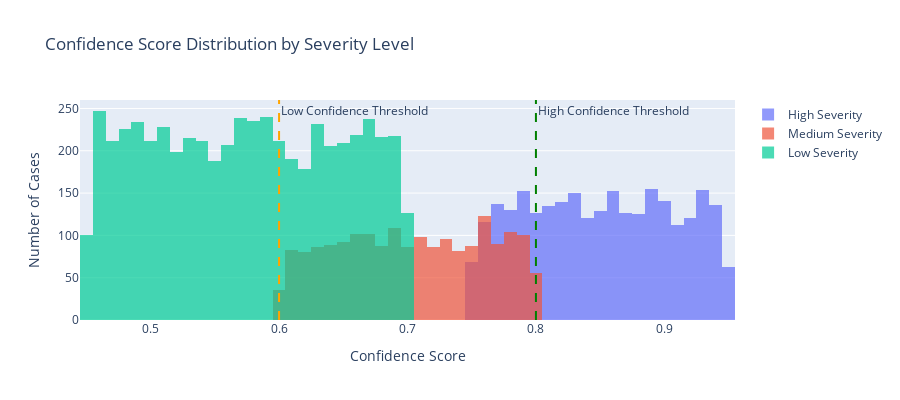

The code cell stored with this chart in its notebook:
### Code cell
if df is not None:
    # Visualize confidence distribution
    fig = go.Figure()
    
    for severity in ['high', 'medium', 'low']:
        severity_data = df[df['severity'] == severity]['confidence_score']
        fig.add_trace(go.Histogram(
            x=severity_data,
            name=f'{severity.title()} Severity',
            opacity=0.7,
            nbinsx=30
        ))
    
    fig.add_vline(x=0.6, line_dash="dash", line_color="orange", 
                  annotation_text="Low Confidence Threshold")
    fig.add_vline(x=0.8, line_dash="dash", line_color="green",
                  annotation_text="High Confidence Threshold")
    
    fig.update_layout(
        title="Confidence Score Distribution by Severity Level",
        xaxis_title="Confidence Score",
        yaxis_title="Number of Cases",
        barmode='overlay',
        height=400
    )
    
    fig.show()
    
    print("\n💡 Clinical Workflow Integration:")
    print("  - High Confidence (≥0.8): AI recommendation can assist rapid triage")
    print("  - Medium Confidence (0.6-0.8): AI provides suggestions; clinician reviews")
    print("  - Low Confidence (<0.6): Flag for senior clinician review ⚠️")
    print("  - This prevents over-reliance on uncertain AI predictions")

### Figure 1 — Plotly figure (JSON) as saved in the notebook; plotly's stock layout.template omitted (floating-point values rounded to 4 significant figures; data arrays with more than 128 entries replaced by an {"elided": "..."} marker saying what was removed)
{"data": [{"name": "High Severity", "nbinsx": 30, "opacity": 0.7, "type": "histogram", "x": {"elided": "2690 float values"}}, {"name": "Medium Severity", "nbinsx": 30, "opacity": 0.7, "type": "histogram", "x": {"elided": "1874 float values"}}, {"name": "Low Severity", "nbinsx": 30, "opacity": 0.7, "type": "histogram", "x": {"elided": "5436 float values"}}], "layout": {"annotations": [{"showarrow": false, "text": "Low Confidence Threshold", "x": 0.6, "xanchor": "left", "xref": "x", "y": 1, "yanchor": "top", "yref": "y domain"}, {"showarrow": false, "text": "High Confidence Threshold", "x": 0.8, "xanchor": "left", "xref": "x", "y": 1, "yanchor": "top", "yref": "y domain"}], "barmode": "overlay", "height": 400, "shapes": [{"line": {"color": "orange", "dash": "dash"}, "type": "line", "x0": 0.6, "x1": 0.6, "xref": "x", "y0": 0, "y1": 1, "yref": "y domain"}, {"line": {"color": "green", "dash": "dash"}, "type": "line", "x0": 0.8, "x1": 0.8, "xref": "x", "y0": 0, "y1": 1, "yref": "y domain"}], "title": {"text": "Confidence Score Distribution by Severity Level"}, "xaxis": {"title": {"text": "Confidence Score"}}, "yaxis": {"title": {"text": "Number of Cases"}}}}
